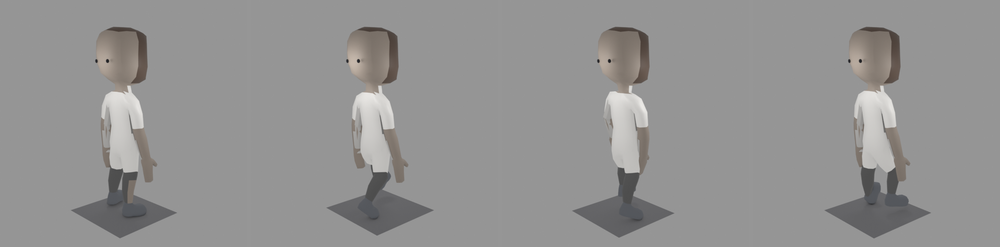
#> input picture docs/art/previews/staff-researcher-walk-strip.png, 1000 x 247 px, shrunk from 2072 x 512 before the run
$ python check_researcher_walk_tile_unique.py
#> lines starting #> are read from the running program, lines starting #| are printed output that depends on the picture
#!/usr/bin/env python3
"""FAIL if any two walk-strip tiles are pixel-identical (researcher)."""
from __future__ import annotations

import hashlib
import sys
from pathlib import Path

from PIL import Image

REPO = Path(__file__).resolve().parents[2]
PNG = REPO / "docs/art/previews/staff-researcher-walk-strip.png"


def main() -> int:
    if not PNG.is_file():
        print("FAIL researcher_walk_tile_unique missing_png")
        return 1
    img = Image.open(PNG).convert("RGB")
#> img is the input picture: PIL image 1000x247 RGB; mean R, G, B 147.3, 146.7, 146.2
    w, h = img.size
#> w = 1000; h = 247
    if w < 256:
        print(f"FAIL researcher_walk_tile_unique strip_too_narrow {w}")
        return 1
    gap = 8
    tile_w = (w - gap * 3) // 4
#> tile_w = 244
    hashes: list[str] = []
    for i in range(4):
        x0 = i * (tile_w + gap)
        tile = img.crop((x0, 0, x0 + tile_w, h))
        hashes.append(hashlib.sha256(tile.tobytes()).hexdigest())
#> this loop made 4 passes
#> pass 1, in main, `tile = img.crop((x0, 0, x0 + tile_w, h))`:
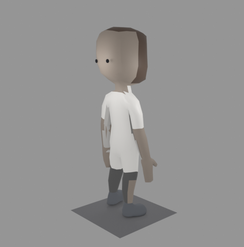
#> tile: PIL image 244x247 RGB; mean R, G, B 147.1, 146.5, 146
#> pass 2, in main, `tile = img.crop((x0, 0, x0 + tile_w, h))`:
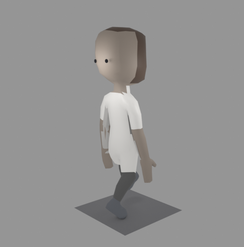
#> tile: PIL image 244x247 RGB; mean R, G, B 147.4, 146.7, 146.2
#> pass 3, in main, `tile = img.crop((x0, 0, x0 + tile_w, h))`:
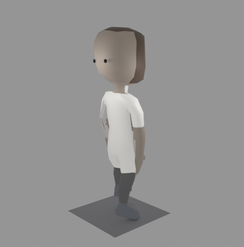
#> tile: PIL image 244x247 RGB; mean R, G, B 147.4, 146.8, 146.4
#> after the loop:
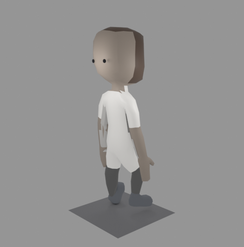
#> tile: PIL image 244x247 RGB; mean R, G, B 147, 146.4, 145.9
#> after the loop, hashes = 4 items
    for i in range(4):
        for j in range(i + 1, 4):
            if hashes[i] == hashes[j]:
                print(
                    f"FAIL researcher_walk_tile_unique tiles {i}=={j} sha={hashes[i][:12]}"
                )
                return 1
    print(f"OK researcher_walk_tile_unique tiles_distinct sha_prefix={[h[:8] for h in hashes]}")
#| OK researcher_walk_tile_unique tiles_distinct sha_prefix=['d3cb980f', '7fc7b330', 'ca9fb82a', 'ba81ae14']
    return 0


if __name__ == "__main__":
    raise SystemExit(main())
#> (the program exits here)
